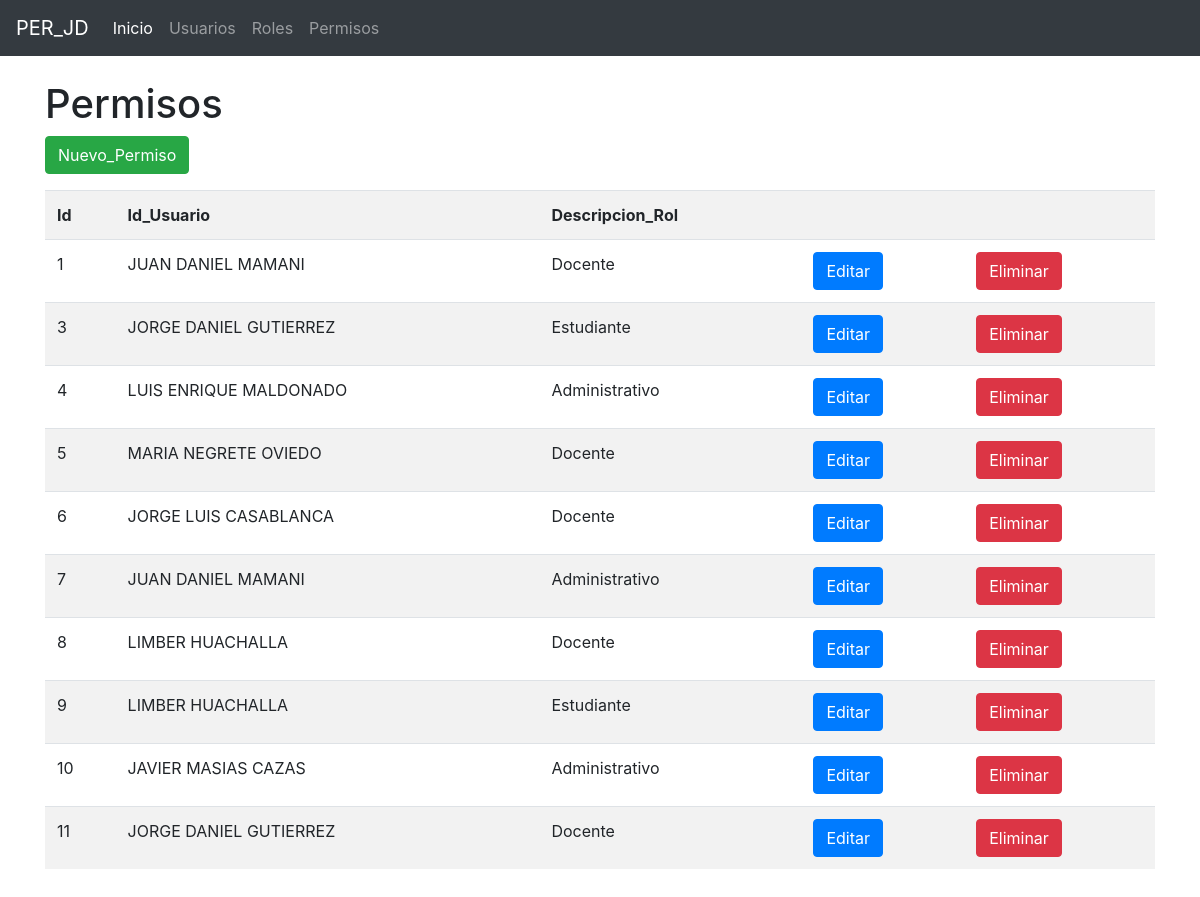
The page /permisos.php on the database its author committed.
### tables this page shows
CREATE TABLE `permisos` (
  `id` int(11) NOT NULL,
  `id_usuario` int(11) DEFAULT NULL,
  `id_rol` int(11) DEFAULT NULL
);

CREATE TABLE `usuarios` (
  `id` int(11) NOT NULL,
  `usuarios` varchar(50) NOT NULL,
  `correo` varchar(100) NOT NULL,
  `clave` varchar(255) NOT NULL
);

CREATE TABLE `roles` (
  `id` int(11) NOT NULL,
  `descripcion` varchar(100) NOT NULL
);

### permisos.php (the view, shortened to what this page needs)
<?php
require_once('librerias/conexionBD.php');
$sql = "select * from permisos";
$result = $conn->query($sql);
$permisos = array();
while ($fila = $result->fetch_array()) {
	$permisos[] = $fila;
}
require_once('librerias/cabe.php');
?>
  <div class="container">
  	<div class="row">
  		<div class="col-12">
  			 <h1>Permisos</h1>
  			 <p>
  			 	<a href="edit_permiso.php" class="btn btn-success">Nuevo_Permiso</a>
  			 </p>
  			 <table class="table table-striped">
  			 	<tr>
  			 		<th>Id</th>
  			 		<th>Id_Usuario</th>
                    <th>Descripcion_Rol</th>
  			 		<th></th>
  			 		<th></th>
  			 	</tr>
                <?php foreach ($permisos as $item): ?>
  			 	<tr>
  			 		<td><?= $item['id']?></td>
  			 		<?php
                  if (isset($item['id_usuario'])) {
					     $sql = "select * from usuarios where id = ".$item['id_usuario'];
					     $result = $conn->query($sql);
					     $fila = $result->fetch_array();
					      $usuarios = $fila['usuarios'];;
                       }
  			 		 ?>
  			 		<td><?= $usuarios ?></td>
  			 		<?php
                  if (isset($item['id_rol'])) {
					     $sql = "select * from roles where id = ".$item['id_rol'];
					     $result = $conn->query($sql);
					     $fila = $result->fetch_array();
					      $roles = $fila['descripcion'];;
                       }
  			 		 ?>
                    <td><?= $roles ?></td>
  			 		<td>
  			 			<a href="edit_usuarios.php?id=<?= $item['id']?>" class="btn btn-primary">Editar</a>
  			 		</td>
  			 		<td>
  			 			<a href="elim_usuarios.php?id=<?= $item['id']?>" class="btn btn-danger">Eliminar</a>
  			 		</td>
  			 	</tr>
  			 	<?php endforeach ?>
  			 </table>
  		</div>
  	</div>
  </div>
<?php
require_once('librerias/pie.php');
 ?>

### librerias/cabe.php (shortened to what this page needs)
<!DOCTYPE html>
<html lang="es">
<head>
	<link rel="stylesheet" href="https://cdn.jsdelivr.net/npm/bootstrap@4.5.3/dist/css/bootstrap.min.css">
</head>
<body>
	<header>
  <nav class="navbar navbar-expand-md navbar-dark fixed-top bg-dark">
    <a class="navbar-brand" href="#">PER_JD</a>
    <div class="collapse navbar-collapse" id="navbarCollapse">
      <ul class="navbar-nav mr-auto">
        <li class="nav-item active">
          <a class="nav-link" href="inicio.php">Inicio<span class="sr-only">(current)</span></a>
        </li>
        <li class="nav-item">
          <a class="nav-link" href="usuarios.php">Usuarios</a>
        </li>
        <li class="nav-item">
          <a class="nav-link" href="roles.php">Roles</a>
        </li>
        <li class="nav-item">
          <a class="nav-link" href="permisos.php">Permisos</a>
      </ul>
    </div>
  </nav>
</header>
<main role="main">

### librerias/pie.php (shortened to what this page needs)
</main>
<footer class="footer mt-auto py-3">
</footer>
</body>
</html>

### librerias/cabe.php (style rules this page uses)
main { margin-top: 80px; }

### rows shown on the page
permisos: id "1", id_usuario.usuarios "JUAN DANIEL MAMANI", id_rol.descripcion "Docente"
permisos: id "3", id_usuario.usuarios "JORGE DANIEL GUTIERREZ", id_rol.descripcion "Estudiante"
permisos: id "4", id_usuario.usuarios "LUIS ENRIQUE MALDONADO", id_rol.descripcion "Administrativo"
permisos: id "5", id_usuario.usuarios "MARIA NEGRETE OVIEDO", id_rol.descripcion "Docente"
permisos: id "6", id_usuario.usuarios "JORGE LUIS CASABLANCA", id_rol.descripcion "Docente"
permisos: id "7", id_usuario.usuarios "JUAN DANIEL MAMANI", id_rol.descripcion "Administrativo"
permisos: id "8", id_usuario.usuarios "LIMBER HUACHALLA", id_rol.descripcion "Docente"
permisos: id "9", id_usuario.usuarios "LIMBER HUACHALLA", id_rol.descripcion "Estudiante"
permisos: id "10", id_usuario.usuarios "JAVIER MASIAS CAZAS", id_rol.descripcion "Administrativo"
permisos: id "11", id_usuario.usuarios "JORGE DANIEL GUTIERREZ", id_rol.descripcion "Docente"
